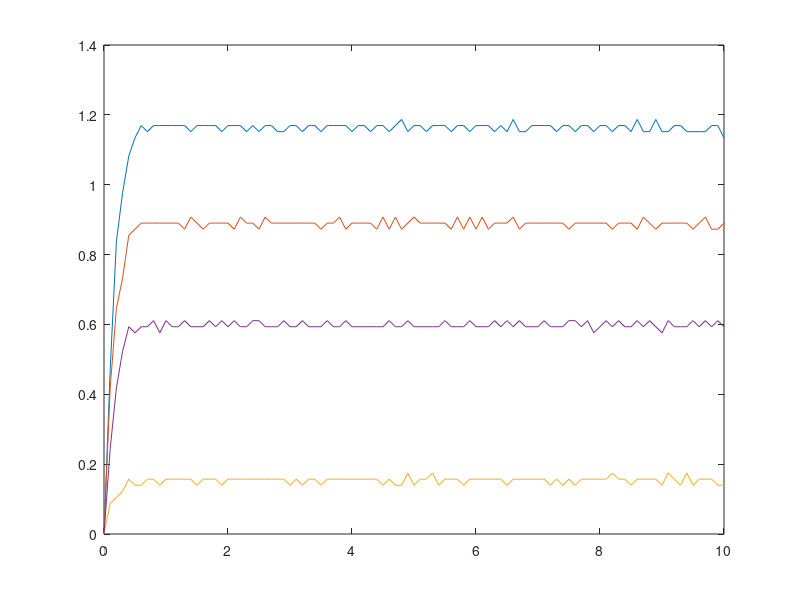

Write MATLAB code to recreate this figure.
    clear all;

load('MotorTest3_80.mat', 'simout')
x= simout.signals.values;
x2= simout.time;
load('MotorTest1_60.mat', 'simout')
t= simout.signals.values;
t2= simout.time;
load('MotorTest2_10.mat', 'simout')
h= simout.signals.values;
h2= simout.time;
load('MotorTest4_40.mat', 'simout')
f= simout.signals.values;
f2= simout.time;

% for i=2:(length(x))
%     p(i-1) = trapz(x(1:i))
% end
% p = [0 p];
plot(x2, x);
hold on
plot(t2, t);
plot(h2, h);
plot(f2, f);
